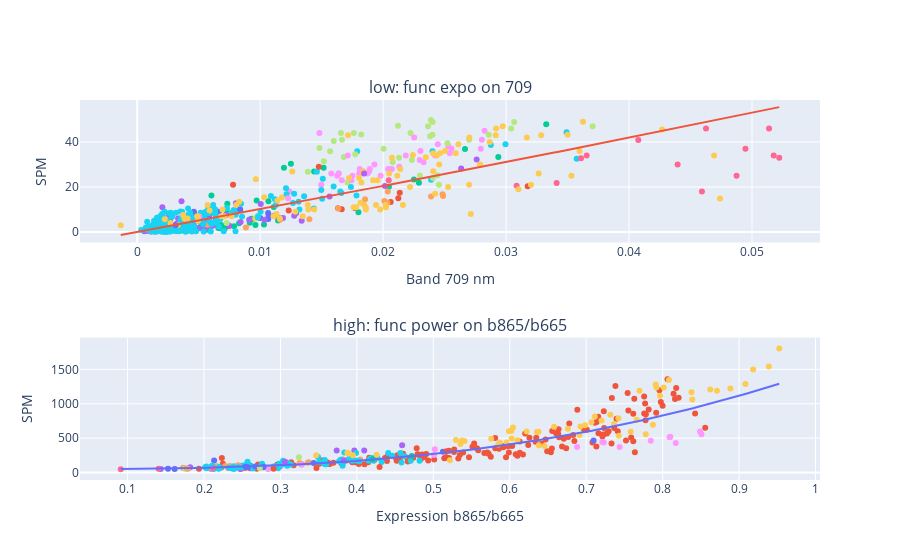

The code cell stored with this chart in its notebook:
### Code cell
gfit.plot_groups(2, 1, base_height=400, color='Area', showlegend=False, )

### Figure 1 — Plotly figure (JSON) as saved in the notebook; plotly's stock layout.template omitted (floating-point values rounded to 4 significant figures; data arrays with more than 128 entries replaced by an {"elided": "..."} marker saying what was removed)
{"data": [{"customdata": [[0], [1], [2], [3], [4], [5]], "hovertemplate": "Area=Descoberto<br>709=%{x}<br>SPM=%{y}<br>Id=%{customdata[0]}<extra></extra>", "legendgroup": "Descoberto", "marker": {"color": "#636efa", "symbol": "circle"}, "mode": "markers", "name": "Descoberto", "orientation": "v", "showlegend": true, "type": "scatter", "x": [0.01069, 0.01065, 0.01065, 0.01001, 0.01293, 0.01111], "xaxis": "x", "y": [7, 8.4, 5.8, 6.2, 8.4, 7.2], "yaxis": "y"}, {"customdata": [[9], [10], [11], [12], [13], [14], [15], [16], [17], [18]], "hovertemplate": "Area=Indaia<br>709=%{x}<br>SPM=%{y}<br>Id=%{customdata[0]}<extra></extra>", "legendgroup": "Indaia", "marker": {"color": "#EF553B", "symbol": "circle"}, "mode": "markers", "name": "Indaia", "orientation": "v", "showlegend": true, "type": "scatter", "x": [0.03175, 0.02135, 0.02061, 0.02124, 0.01769, 0.01663, 0.01633, 0.01232, 0.01157, 0.007472], "xaxis": "x", "y": [20.3, 17.4, 13.3, 15, 10.7, 10.1, 10.6, 9.6, 6.1, 2.7], "yaxis": "y"}, {"customdata": [[56], [57], [58], [59], [60], [61], [62], [63], [64], [65], [66], [67], [68], [69], [71], [72], [73], [74], [75], [76], [77], [78], [79], [80], [81], [82], [83], [84], [85], [86], [87], [88], [89], [90], [91], [92], [93], [94], [95], [97], [98]], "hovertemplate": "Area=Paranapanema<br>709=%{x}<br>SPM=%{y}<br>Id=%{customdata[0]}<extra></extra>", "legendgroup": "Paranapanema", "marker": {"color": "#00cc96", "symbol": "circle"}, "mode": "markers", "name": "Paranapanema", "orientation": "v", "showlegend": true, "type": "scatter", "x": [0.006823, 0.009435, 0.002799, 0.009277, 0.01145, 0.00669, 0.005428, 0.005667, 0.008285, 0.01031, 0.004632, 0.0111, 0.01067, 0.009714, 0.02666, 0.02937, 0.03326, 0.007144, 0.00506, 0.007871, 0.0125, 0.01439, 0.01516, 0.01193, 0.007267, 0.007325, 0.007232, 0.005723, 0.02291, 0.003659, 0.009157, 0.01799, 0.0225, 0.02047, 0.003224, 0.009612, 0.005653, 0.005549, 0.00467, 0.005209, 0.006598], "xaxis": "x", "y": [3.15, 5.85, 1.65, 5.85, 5.1, 1.65, 1.8, 1.05, 3.9, 3.3, 8.4, 11.1, 13.65, 13.95, 36.9, 33.3, 47.85, 1.8, 1.65, 2.55, 30.3, 26.85, 28.5, 28.5, 9.75, 12.6, 7.8, 5.25, 21.9, 0.7, 4.1, 8.8, 23.3, 20.1, 0.5, 3.15, 4.35, 3.45, 0.75, 2.85, 1.8], "yaxis": "y"}, {"customdata": [[100], [101], [103], [104], [106], [107], [108], [109], [110], [112], [114], [115], [116], [117], [118], [119], [120], [121], [122], [123], [126], [127], [128], [129], [130], [131], [132], [133], [135], [136], [137], [138], [139], [140], [141], [142], [143], [144], [145], [146], [147], [148], [149], [150], [152], [153], [154], [155], [156], [157], [158], [159], [161], [162], [163], [164], [165], [166], [167], [168], [169], [170], [171], [172], [173], [174], [175], [176], [177], [178], [179], [180], [181], [182], [183], [184], [185], [187], [188], [189], [190], [191], [192], [193], [194], [195], [196], [197], [200], [201], [202], [203], [204], [205], [206], [207]], "hovertemplate": "Area=Paranoa<br>709=%{x}<br>SPM=%{y}<br>Id=%{customdata[0]}<extra></extra>", "legendgroup": "Paranoa", "marker": {"color": "#ab63fa", "symbol": "circle"}, "mode": "markers", "name": "Paranoa", "orientation": "v", "showlegend": true, "type": "scatter", "x": [0.005499, 0.007241, 0.00594, 0.006605, 0.006077, 0.006401, 0.001974, 0.001488, 0.001092, 0.001357, 0.001371, 0.001427, 0.003165, 0.003606, 0.001623, 0.002837, 0.01185, 0.001049, 0.0008243, 0.0005676, 0.00526, 0.006295, 0.01564, 0.001254, 0.0007171, 0.005762, 0.003206, 0.004693, 0.001342, 0.0009368, 0.0007283, 0.004994, 0.001599, 0.001555, 0.001224, 0.00191, 0.004247, 0.002899, 0.003603, 0.001782, 0.008407, 0.00257, 0.002142, 0.002767, 0.02635, 0.006368, 0.006194, 0.01005, 0.005684, 0.004608, 0.002569, 0.002042, 0.02761, 0.00666, 0.005858, 0.004028, 0.002331, 0.002398, 0.002798, 0.002129, 0.002453, 0.02015, 0.005839, 0.00523, 0.002429, 0.001974, 0.0017, 0.01338, 0.005745, 0.005176, 0.002035, 0.001748, 0.002325, 0.01034, 0.005013, 0.002776, 0.0008037, 0.005941, 0.002456, 0.0006711, 0.002882, 0.001206, 0.002686, 0.002181, 0.001377, 0.002056, 0.001174, 0.0008332, 0.003327, 0.001881, 0.003602, 0.009104, 0.002265, 0.003313, 0.01277, 0.007462], "xaxis": "x", "y": [1.2, 7.6, 10.8, 7.2, 2.7, 5.9, 0.4, 1.8, 0.2, 0.4, 1.2, 0.2, 0.7, 2.8, 2.1, 0.9, 6.2, 1.2, 1.6, 0.4, 7.8, 3.1, 15.8, 0.4, 1.3, 5.5, 3.7, 2, 1, 1.8, 0.6, 1.8, 1.2, 0.6, 1.4, 1.6, 3.9, 2.2, 2.4, 5.5, 4.4, 3, 1.7, 2, 28.2, 7.8, 4, 12.4, 4.1, 3.2, 7.8, 11, 32.2, 6.6, 4.8, 6.2, 2.6, 2.9, 2.4, 1.9, 2.1, 20.4, 6.8, 5.6, 4.3, 2.4, 1.8, 5, 6.2, 5, 3.8, 1.9, 2.1, 5.4, 5.4, 3.2, 0.6, 3, 2.8, 0.7, 1, 1.5, 5.5, 2, 1.5, 0.4, 1.6, 0.8, 6, 2.1, 13.7, 5.4, 5, 1.1, 7.2, 2.9], "yaxis": "y"}, {"customdata": [[215], [216], [217], [218], [219], [220], [221], [222], [223], [224], [225], [226], [227]], "hovertemplate": "Area=Paraopeba<br>709=%{x}<br>SPM=%{y}<br>Id=%{customdata[0]}<extra></extra>", "legendgroup": "Paraopeba", "marker": {"color": "#FFA15A", "symbol": "circle"}, "mode": "markers", "name": "Paraopeba", "orientation": "v", "showlegend": true, "type": "scatter", "x": [0.01853, 0.01635, 0.014, 0.01162, 0.008841, 0.00572, 0.02036, 0.02022, 0.02037, 0.0201, 0.02483, 0.02487, 0.0239], "xaxis": "x", "y": [14.5, 10.4, 5.7, 5.5, 2, 3.2, 13, 12, 18, 13.8, 16.8, 16, 15.8], "yaxis": "y"}, {"customdata": [[228], [229], [231], [232], [233], [234], [235], [236], [237], [241], [242], [243], [247], [248], [249], [250], [251], [255], [258], [746], [775]], "hovertemplate": "Area=Purus<br>709=%{x}<br>SPM=%{y}<br>Id=%{customdata[0]}<extra></extra>", "legendgroup": "Purus", "marker": {"color": "#19d3f3", "symbol": "circle"}, "mode": "markers", "name": "Purus", "orientation": "v", "showlegend": true, "type": "scatter", "x": [0.02876, 0.02995, 0.0112, 0.008054, 0.01319, 0.006487, 0.002553, 0.005093, 0.01789, 0.03574, 0.0239, 0.01461, 0.01437, 0.006036, 0.009813, 0.008089, 0.02402, 0.03492, 0.01357, 0.003526, 0.01651], "xaxis": "x", "y": [38.6, 39, 14.6, 8.8, 10, 6.12, 5.2, 6.1, 35.9, 32.5, 23.2, 26.8, 10.4, 3.6, 7, 10.2, 35.9, 44.3, 15.9, 5.6, 18], "yaxis": "y"}, {"customdata": [[259], [269], [270], [271], [272], [273], [274]], "hovertemplate": "Area=Sao_Francisco<br>709=%{x}<br>SPM=%{y}<br>Id=%{customdata[0]}<extra></extra>", "legendgroup": "Sao_Francisco", "marker": {"color": "#FF6692", "symbol": "circle"}, "mode": "markers", "name": "Sao_Francisco", "orientation": "v", "showlegend": true, "type": "scatter", "x": [0.02046, 0.04626, 0.04075, 0.03655, 0.0361, 0.03411, 0.03085], "xaxis": "x", "y": [23, 46, 40.8, 34, 32.8, 21.8, 20.5], "yaxis": "y"}, {"customdata": [[282], [284], [285], [292], [293], [298], [299], [310], [690], [693], [694], [695], [704], [710], [718], [723], [724], [747], [750], [752], [753], [777], [779], [807], [812], [819], [848]], "hovertemplate": "Area=Solimoes_Amazonas<br>709=%{x}<br>SPM=%{y}<br>Id=%{customdata[0]}<extra></extra>", "legendgroup": "Solimoes_Amazonas", "marker": {"color": "#B6E880", "symbol": "circle"}, "mode": "markers", "name": "Solimoes_Amazonas", "orientation": "v", "showlegend": true, "type": "scatter", "x": [0.02382, 0.01822, 0.01568, 0.01481, 0.01773, 0.01681, 0.01517, 0.02389, 0.02223, 0.02365, 0.02402, 0.02403, 0.03704, 0.02699, 0.02078, 0.02004, 0.0213, 0.02121, 0.01387, 0.01598, 0.01657, 0.01666, 0.02233, 0.01711, 0.01762, 0.02405, 0.02299], "xaxis": "x", "y": [42.46, 43.3, 35.85, 37.28, 34.52, 33.35, 31.46, 49.75, 44, 46.9, 43.15, 48.8, 47, 41, 31, 37, 33, 47.2, 26.8, 40.4, 44, 41, 32, 22, 44, 24, 25.1], "yaxis": "y"}, {"customdata": [[312], [313], [314], [315], [316], [317], [318], [319], [320], [321], [322], [323], [324], [326], [327], [328], [329], [330], [331], [332], [333], [334], [335], [337], [338], [339], [340], [341], [342], [343]], "hovertemplate": "Area=Maroni<br>709=%{x}<br>SPM=%{y}<br>Id=%{customdata[0]}<extra></extra>", "legendgroup": "Maroni", "marker": {"color": "#FF97FF", "symbol": "circle"}, "mode": "markers", "name": "Maroni", "orientation": "v", "showlegend": true, "type": "scatter", "x": [0.0204, 0.02329, 0.0253, 0.02803, 0.01805, 0.01639, 0.02071, 0.02304, 0.01751, 0.02794, 0.01873, 0.01979, 0.01892, 0.01929, 0.01743, 0.01626, 0.0181, 0.01664, 0.01497, 0.01237, 0.02297, 0.02542, 0.02445, 0.02131, 0.02556, 0.02423, 0.02825, 0.01578, 0.01885, 0.02184], "xaxis": "x", "y": [28, 31, 38, 41, 26, 26, 28, 36, 25, 37, 26, 25, 28, 30, 23, 25, 28, 23, 21, 18, 32, 35, 39, 29, 37, 34, 45, 26, 27, 34], "yaxis": "y"}, {"customdata": [[344], [345], [346], [347], [348], [349], [350], [351], [356], [357], [358], [359], [360], [361], [362], [363], [365], [367], [368], [369], [370], [371], [372], [373], [374], [375], [376], [380], [381], [382], [383], [384], [385], [386], [387], [388], [389], [390], [391], [392], [393], [394], [395], [396], [397], [398], [399]], "hovertemplate": "Area=Saut_Hermina<br>709=%{x}<br>SPM=%{y}<br>Id=%{customdata[0]}<extra></extra>", "legendgroup": "Saut_Hermina", "marker": {"color": "#FECB52", "symbol": "circle"}, "mode": "markers", "name": "Saut_Hermina", "orientation": "v", "showlegend": true, "type": "scatter", "x": [0.01823, 0.01954, 0.02436, 0.02973, 0.01723, 0.01839, 0.02071, 0.027, 0.01804, 0.01838, 0.02049, 0.02407, 0.01918, 0.02115, 0.02139, 0.02456, 0.03625, 0.02919, 0.02461, 0.02612, 0.02867, 0.02916, 0.00518, 0.03169, 0.0259, 0.02504, 0.02406, 0.02713, 0.01109, 0.01287, 0.009594, 0.01159, 0.004183, 0.0186, 0.01942, 0.01858, 0.01976, -0.00134, 0.01392, 0.02021, 0.02022, 0.02161, 0.00492, 0.01439, 0.01759, 0.01847, 0.01815], "xaxis": "x", "y": [22, 23, 34, 47, 24, 27, 33, 42, 24, 26, 26, 27, 23, 25, 28, 30, 49, 46, 35, 39, 40, 43, 8, 42, 35, 36, 35, 8, 7, 9, 6, 6, 6, 10, 12, 11, 10, 3, 10, 12, 11, 12, 6, 10, 11, 12, 13], "yaxis": "y"}, {"customdata": [[353], [354], [355], [377], [378]], "hovertemplate": "Area=Oiapoque<br>709=%{x}<br>SPM=%{y}<br>Id=%{customdata[0]}<extra></extra>", "legendgroup": "Oiapoque", "marker": {"color": "#636efa", "symbol": "circle"}, "mode": "markers", "name": "Oiapoque", "orientation": "v", "showlegend": true, "type": "scatter", "x": [0.005824, 0.004603, 0.006625, 0.005298, 0.004644], "xaxis": "x", "y": [8, 9, 9, 8, 7], "yaxis": "y"}, {"customdata": [[405], [771]], "hovertemplate": "Area=Ica<br>709=%{x}<br>SPM=%{y}<br>Id=%{customdata[0]}<extra></extra>", "legendgroup": "Ica", "marker": {"color": "#EF553B", "symbol": "circle"}, "mode": "markers", "name": "Ica", "orientation": "v", "showlegend": true, "type": "scatter", "x": [0.01477, 0.007792], "xaxis": "x", "y": [29, 21], "yaxis": "y"}, {"customdata": [[408], [409], [410]], "hovertemplate": "Area=Jutai<br>709=%{x}<br>SPM=%{y}<br>Id=%{customdata[0]}<extra></extra>", "legendgroup": "Jutai", "marker": {"color": "#00cc96", "symbol": "circle"}, "mode": "markers", "name": "Jutai", "orientation": "v", "showlegend": true, "type": "scatter", "x": [0.006036, 0.001993, 0.001594], "xaxis": "x", "y": [16.2, 4.6, 4.6], "yaxis": "y"}, {"customdata": [[414], [794]], "hovertemplate": "Area=Japura<br>709=%{x}<br>SPM=%{y}<br>Id=%{customdata[0]}<extra></extra>", "legendgroup": "Japura", "marker": {"color": "#ab63fa", "symbol": "circle"}, "mode": "markers", "name": "Japura", "orientation": "v", "showlegend": true, "type": "scatter", "x": [0.008023, 0.01845], "xaxis": "x", "y": [12.8, 26], "yaxis": "y"}, {"customdata": [[415]], "hovertemplate": "Area=Lago_Tefe<br>709=%{x}<br>SPM=%{y}<br>Id=%{customdata[0]}<extra></extra>", "legendgroup": "Lago_Tefe", "marker": {"color": "#FFA15A", "symbol": "circle"}, "mode": "markers", "name": "Lago_Tefe", "orientation": "v", "showlegend": true, "type": "scatter", "x": [0.002136], "xaxis": "x", "y": [2.6], "yaxis": "y"}, {"customdata": {"elided": "157x1 int values"}, "hovertemplate": "Area=Negro<br>709=%{x}<br>SPM=%{y}<br>Id=%{customdata[0]}<extra></extra>", "legendgroup": "Negro", "marker": {"color": "#19d3f3", "symbol": "circle"}, "mode": "markers", "name": "Negro", "orientation": "v", "showlegend": true, "type": "scatter", "x": {"elided": "157 float values"}, "xaxis": "x", "y": {"elided": "157 float values"}, "yaxis": "y"}, {"customdata": [[419], [420], [421], [422], [423], [442], [444]], "hovertemplate": "Area=Bagre<br>709=%{x}<br>SPM=%{y}<br>Id=%{customdata[0]}<extra></extra>", "legendgroup": "Bagre", "marker": {"color": "#FF6692", "symbol": "circle"}, "mode": "markers", "name": "Bagre", "orientation": "v", "showlegend": true, "type": "scatter", "x": [0.05176, 0.05138, 0.04874, 0.04395, 0.04593, 0.05221, 0.04946], "xaxis": "x", "y": [34, 46, 25, 30, 18, 33, 37], "yaxis": "y"}, {"customdata": [[457], [689], [711], [739], [741], [742], [743]], "hovertemplate": "Area=Madeira<br>709=%{x}<br>SPM=%{y}<br>Id=%{customdata[0]}<extra></extra>", "legendgroup": "Madeira", "marker": {"color": "#B6E880", "symbol": "circle"}, "mode": "markers", "name": "Madeira", "orientation": "v", "showlegend": true, "type": "scatter", "x": [0.00728, 0.02523, 0.02454, 0.03066, 0.03041, 0.02859, 0.02441], "xaxis": "x", "y": [4, 39.4, 21, 48.8, 46, 43.2, 25.2], "yaxis": "y"}, {"customdata": [[668], [669], [670], [672], [673], [674]], "hovertemplate": "Area=Mekong<br>709=%{x}<br>SPM=%{y}<br>Id=%{customdata[0]}<extra></extra>", "legendgroup": "Mekong", "marker": {"color": "#FF97FF", "symbol": "circle"}, "mode": "markers", "name": "Mekong", "orientation": "v", "showlegend": true, "type": "scatter", "x": [0.02252, 0.005029, 0.01482, 0.01227, 0.01713, 0.01638], "xaxis": "x", "y": [42, 7, 44, 15, 34, 26], "yaxis": "y"}, {"customdata": [[686], [687], [705], [706], [707], [708], [709], [712], [713], [714], [715], [716], [717], [719], [720], [721], [722], [808], [809], [810], [813], [814], [815], [816], [817], [818], [820], [821], [822], [823], [824], [825], [829], [830], [831], [832], [833], [844], [845], [846], [847], [850], [851]], "hovertemplate": "Area=Solimoes_Varzea<br>709=%{x}<br>SPM=%{y}<br>Id=%{customdata[0]}<extra></extra>", "legendgroup": "Solimoes_Varzea", "marker": {"color": "#FECB52", "symbol": "circle"}, "mode": "markers", "name": "Solimoes_Varzea", "orientation": "v", "showlegend": true, "type": "scatter", "x": [0.02347, 0.02218, 0.002711, 0.004939, 0.0178, 0.007667, 0.01387, 0.01714, 0.02788, 0.03597, 0.03265, 0.007102, 0.02699, 0.005721, 0.01346, 0.006824, 0.01141, 0.004875, 0.00409, 0.01133, 0.03531, 0.04692, 0.03202, 0.006933, 0.00805, 0.003286, 0.02529, 0.031, 0.02423, 0.005881, 0.009648, 0.01176, 0.0474, 0.02242, 0.008292, 0.01261, 0.035, 0.003854, 0.003727, 0.002242, 0.01032, 0.04269, 0.03286], "xaxis": "x", "y": [33.2, 20, 4, 5, 11, 7, 12, 43, 30, 36, 26, 7, 21, 12, 7, 7, 14, 7, 6, 8, 25, 34, 21, 10, 12, 3, 20, 19, 17, 9.6, 23.4, 15.3, 14.9, 34.2, 13.4, 26.9, 43.2, 5.9, 7.6, 5.7, 15.4, 45.5, 43], "yaxis": "y"}, {"customdata": [[726], [834]], "hovertemplate": "Area=Tapajos<br>709=%{x}<br>SPM=%{y}<br>Id=%{customdata[0]}<extra></extra>", "legendgroup": "Tapajos", "marker": {"color": "#636efa", "symbol": "circle"}, "mode": "markers", "name": "Tapajos", "orientation": "v", "showlegend": true, "type": "scatter", "x": [0.003128, 0.008377], "xaxis": "x", "y": [3, 10], "yaxis": "y"}, {"mode": "lines", "name": "expo", "text": "Params:[ 433.76546087 -433.74163584]<br>r2: 0.6698<br>rmse: 7.7113<br>rmsle: 0.5339412196381853<br>SSE: 31694.4473<br>", "type": "scatter", "x": {"elided": "200 float values"}, "xaxis": "x", "y": {"elided": "200 float values"}, "yaxis": "y"}, {"customdata": [[6], [7], [8]], "hovertemplate": "Area=Indaia<br>x=%{x}<br>SPM=%{y}<br>Id=%{customdata[0]}<extra></extra>", "legendgroup": "Indaia", "marker": {"color": "#636efa", "symbol": "circle"}, "mode": "markers", "name": "Indaia", "orientation": "v", "showlegend": true, "type": "scatter", "x": [0.5125, 0.2132, 0.2106], "xaxis": "x2", "y": [302.7, 176.9, 67.4], "yaxis": "y2"}, {"customdata": {"elided": "177x1 int values"}, "hovertemplate": "Area=Madeira<br>x=%{x}<br>SPM=%{y}<br>Id=%{customdata[0]}<extra></extra>", "legendgroup": "Madeira", "marker": {"color": "#EF553B", "symbol": "circle"}, "mode": "markers", "name": "Madeira", "orientation": "v", "showlegend": true, "type": "scatter", "x": {"elided": "177 float values"}, "xaxis": "x2", "y": {"elided": "177 float values"}, "yaxis": "y2"}, {"customdata": [[214]], "hovertemplate": "Area=Paraopeba<br>x=%{x}<br>SPM=%{y}<br>Id=%{customdata[0]}<extra></extra>", "legendgroup": "Paraopeba", "marker": {"color": "#00cc96", "symbol": "circle"}, "mode": "markers", "name": "Paraopeba", "orientation": "v", "showlegend": true, "type": "scatter", "x": [0.2604], "xaxis": "x2", "y": [101], "yaxis": "y2"}, {"customdata": [[230], [238], [239], [240], [244], [245], [246], [252], [253], [254], [256], [257], [806]], "hovertemplate": "Area=Purus<br>x=%{x}<br>SPM=%{y}<br>Id=%{customdata[0]}<extra></extra>", "legendgroup": "Purus", "marker": {"color": "#ab63fa", "symbol": "circle"}, "mode": "markers", "name": "Purus", "orientation": "v", "showlegend": true, "type": "scatter", "x": [0.3966, 0.2475, 0.2318, 0.2942, 0.3736, 0.4096, 0.1734, 0.2089, 0.2351, 0.2993, 0.4592, 0.1818, 0.1433], "xaxis": "x2", "y": [321.6, 50.8, 68.3, 85.3, 322, 322.2, 67.1, 54.8, 81.4, 90.5, 398.3, 78.2, 52], "yaxis": "y2"}, {"customdata": [[260], [261], [262], [263], [264], [265], [266], [267], [268], [275], [276], [277], [278], [279], [280]], "hovertemplate": "Area=Sao_Francisco<br>x=%{x}<br>SPM=%{y}<br>Id=%{customdata[0]}<extra></extra>", "legendgroup": "Sao_Francisco", "marker": {"color": "#FFA15A", "symbol": "circle"}, "mode": "markers", "name": "Sao_Francisco", "orientation": "v", "showlegend": true, "type": "scatter", "x": [0.3074, 0.4044, 0.3005, 0.2277, 0.2168, 0.2339, 0.1727, 0.179, 0.2085, 0.3929, 0.3811, 0.378, 0.3369, 0.3355, 0.325], "xaxis": "x2", "y": [145.3, 191.7, 119, 95.7, 91, 96.5, 68.7, 56, 65, 179.7, 194.7, 173, 148.7, 142.3, 137.7], "yaxis": "y2"}, {"customdata": [[283], [287], [288], [289], [290], [294], [296], [297], [300], [301], [302], [304], [305], [306], [307], [308], [309], [311], [400], [401], [402], [403], [404], [406], [407], [411], [412], [416], [417], [460], [461], [463], [682], [683], [684], [685], [691], [692], [727], [729], [730], [745], [748], [749], [751], [755], [756], [757], [758], [761], [762], [763], [768], [769], [770], [774], [776], [778], [788], [789], [791], [792], [795], [796], [804], [826], [827], [828], [836], [837], [841], [842], [843]], "hovertemplate": "Area=Solimoes_Amazonas<br>x=%{x}<br>SPM=%{y}<br>Id=%{customdata[0]}<extra></extra>", "legendgroup": "Solimoes_Amazonas", "marker": {"color": "#19d3f3", "symbol": "circle"}, "mode": "markers", "name": "Solimoes_Amazonas", "orientation": "v", "showlegend": true, "type": "scatter", "x": [0.2959, 0.2974, 0.3813, 0.2209, 0.211, 0.4323, 0.2032, 0.2191, 0.2759, 0.2971, 0.2751, 0.3788, 0.2774, 0.2501, 0.2015, 0.4269, 0.2569, 0.2032, 0.4704, 0.482, 0.3507, 0.4569, 0.441, 0.4213, 0.4153, 0.3089, 0.399, 0.284, 0.2497, 0.3135, 0.2777, 0.3767, 0.256, 0.239, 0.2763, 0.2525, 0.2126, 0.2408, 0.3103, 0.4182, 0.2983, 0.2096, 0.291, 0.2647, 0.2637, 0.3599, 0.3491, 0.4202, 0.304, 0.4164, 0.3939, 0.403, 0.4583, 0.358, 0.4463, 0.2199, 0.2325, 0.2206, 0.4624, 0.4174, 0.3835, 0.3989, 0.3895, 0.3034, 0.3575, 0.3567, 0.3828, 0.3585, 0.2592, 0.2358, 0.2389, 0.2591, 0.2408], "xaxis": "x2", "y": [95.53, 87.62, 97.25, 66.15, 103.5, 154.0, 89.44, 54.45, 129.6, 62.49, 82.89, 186.0, 97.04, 103.4, 78.12, 211.5, 155.4, 62, 171.6, 171.6, 155.6, 284, 284, 173.8, 173, 99.6, 174.8, 60.3, 74.8, 118, 76, 163, 125, 91.4, 106.5, 81.05, 53.2, 61.6, 139.1, 181, 129, 89.2, 88.4, 70, 58, 121, 228, 212, 121, 185, 173, 166, 145, 184, 244, 77, 69, 77, 238, 201, 293, 284, 196, 171, 155, 131.5, 153.3, 122.6, 93.6, 63.67, 51.2, 88.8, 83.33], "yaxis": "y2"}, {"customdata": [[364], [366]], "hovertemplate": "Area=Saut_Hermina<br>x=%{x}<br>SPM=%{y}<br>Id=%{customdata[0]}<extra></extra>", "legendgroup": "Saut_Hermina", "marker": {"color": "#FF6692", "symbol": "circle"}, "mode": "markers", "name": "Saut_Hermina", "orientation": "v", "showlegend": true, "type": "scatter", "x": [0.1405, 0.09103], "xaxis": "x2", "y": [54, 50], "yaxis": "y2"}, {"customdata": [[413], [805]], "hovertemplate": "Area=Jurua<br>x=%{x}<br>SPM=%{y}<br>Id=%{customdata[0]}<extra></extra>", "legendgroup": "Jurua", "marker": {"color": "#B6E880", "symbol": "circle"}, "mode": "markers", "name": "Jurua", "orientation": "v", "showlegend": true, "type": "scatter", "x": [0.175, 0.3241], "xaxis": "x2", "y": [56.8, 222], "yaxis": "y2"}, {"customdata": [[424], [425], [426], [427], [428], [429], [430], [431], [432], [433], [434], [435], [445], [446]], "hovertemplate": "Area=Bagre<br>x=%{x}<br>SPM=%{y}<br>Id=%{customdata[0]}<extra></extra>", "legendgroup": "Bagre", "marker": {"color": "#FF97FF", "symbol": "circle"}, "mode": "markers", "name": "Bagre", "orientation": "v", "showlegend": true, "type": "scatter", "x": [0.2839, 0.8101, 0.8091, 0.7438, 0.8508, 0.7845, 0.849, 0.8172, 0.721, 0.6881, 0.502, 0.5009, 0.3279, 0.7229], "xaxis": "x2", "y": [51, 520, 513.3, 373.3, 556.6, 463.3, 596.6, 430, 443.3, 373.3, 340, 256, 115, 436], "yaxis": "y2"}, {"customdata": [[464], [465], [467], [468], [469], [470], [471], [472], [473], [474], [475], [476], [477], [478], [479], [480], [481], [482], [483], [484], [485], [486], [487], [488], [489], [490], [491], [492], [493], [494], [495], [496], [497], [498], [499], [500], [501], [502], [503], [765], [785], [786], [852], [853], [854], [855], [856], [857], [858], [859], [860], [861], [864], [865], [866]], "hovertemplate": "Area=Ucayali<br>x=%{x}<br>SPM=%{y}<br>Id=%{customdata[0]}<extra></extra>", "legendgroup": "Ucayali", "marker": {"color": "#FECB52", "symbol": "circle"}, "mode": "markers", "name": "Ucayali", "orientation": "v", "showlegend": true, "type": "scatter", "x": [0.7661, 0.7779, 0.7113, 0.7422, 0.7364, 0.7316, 0.8378, 0.8014, 0.7909, 0.7966, 0.9526, 0.939, 0.9184, 0.8887, 0.8623, 0.8388, 0.7201, 0.7069, 0.6984, 0.6925, 0.6761, 0.658, 0.6376, 0.6355, 0.6041, 0.599, 0.6022, 0.622, 0.5376, 0.5295, 0.5407, 0.5757, 0.3876, 0.389, 0.3948, 0.3466, 0.7919, 0.7697, 0.8082, 0.5355, 0.638, 0.5869, 0.5217, 0.6455, 0.7873, 0.585, 0.5959, 0.6025, 0.6102, 0.871, 0.9084, 0.4258, 0.6913, 0.7428, 0.7583], "xaxis": "x2", "y": [767, 557, 814, 789, 706, 842, 1169, 1238, 1279, 1116, 1805, 1540, 1499, 1221, 1206, 1062, 756, 732, 688, 670, 637, 667, 595, 590, 654, 600, 607, 598, 465, 473, 458, 491, 287, 278, 253, 251, 1237, 1189, 1347, 414, 398, 432, 180.0, 387.6, 694.3, 406.5, 436.4, 494.4, 468.1, 1190.0, 1287.0, 260.0, 547.5, 533.6, 592.1], "yaxis": "y2"}, {"customdata": [[671], [675], [676], [677], [678], [679], [680], [681]], "hovertemplate": "Area=Mekong<br>x=%{x}<br>SPM=%{y}<br>Id=%{customdata[0]}<extra></extra>", "legendgroup": "Mekong", "marker": {"color": "#636efa", "symbol": "circle"}, "mode": "markers", "name": "Mekong", "orientation": "v", "showlegend": true, "type": "scatter", "x": [0.1529, 0.1616, 0.2575, 0.3434, 0.267, 0.2543, 0.7097, 0.2777], "xaxis": "x2", "y": [55, 53, 76, 139, 89, 84, 465, 81], "yaxis": "y2"}, {"customdata": [[688], [725], [797], [849]], "hovertemplate": "Area=Solimoes_Varzea<br>x=%{x}<br>SPM=%{y}<br>Id=%{customdata[0]}<extra></extra>", "legendgroup": "Solimoes_Varzea", "marker": {"color": "#EF553B", "symbol": "circle"}, "mode": "markers", "name": "Solimoes_Varzea", "orientation": "v", "showlegend": true, "type": "scatter", "x": [0.2911, 0.3471, 0.1933, 0.4297], "xaxis": "x2", "y": [56, 67, 56, 81.3], "yaxis": "y2"}, {"customdata": [[764], [784]], "hovertemplate": "Area=Maranon<br>x=%{x}<br>SPM=%{y}<br>Id=%{customdata[0]}<extra></extra>", "legendgroup": "Maranon", "marker": {"color": "#00cc96", "symbol": "circle"}, "mode": "markers", "name": "Maranon", "orientation": "v", "showlegend": true, "type": "scatter", "x": [0.4204, 0.4718], "xaxis": "x2", "y": [194, 242], "yaxis": "y2"}, {"customdata": [[766], [787]], "hovertemplate": "Area=Napo<br>x=%{x}<br>SPM=%{y}<br>Id=%{customdata[0]}<extra></extra>", "legendgroup": "Napo", "marker": {"color": "#ab63fa", "symbol": "circle"}, "mode": "markers", "name": "Napo", "orientation": "v", "showlegend": true, "type": "scatter", "x": [0.3828, 0.3059], "xaxis": "x2", "y": [174, 156], "yaxis": "y2"}, {"customdata": [[767], [790]], "hovertemplate": "Area=Javari<br>x=%{x}<br>SPM=%{y}<br>Id=%{customdata[0]}<extra></extra>", "legendgroup": "Javari", "marker": {"color": "#FFA15A", "symbol": "circle"}, "mode": "markers", "name": "Javari", "orientation": "v", "showlegend": true, "type": "scatter", "x": [0.2448, 0.1775], "xaxis": "x2", "y": [105, 58], "yaxis": "y2"}, {"customdata": [[772]], "hovertemplate": "Area=Japura<br>x=%{x}<br>SPM=%{y}<br>Id=%{customdata[0]}<extra></extra>", "legendgroup": "Japura", "marker": {"color": "#19d3f3", "symbol": "circle"}, "mode": "markers", "name": "Japura", "orientation": "v", "showlegend": true, "type": "scatter", "x": [0.2445], "xaxis": "x2", "y": [77], "yaxis": "y2"}, {"customdata": [[773]], "hovertemplate": "Area=Lago_Tefe<br>x=%{x}<br>SPM=%{y}<br>Id=%{customdata[0]}<extra></extra>", "legendgroup": "Lago_Tefe", "marker": {"color": "#FF6692", "symbol": "circle"}, "mode": "markers", "name": "Lago_Tefe", "orientation": "v", "showlegend": true, "type": "scatter", "x": [0.2118], "xaxis": "x2", "y": [63], "yaxis": "y2"}, {"customdata": [[793]], "hovertemplate": "Area=Ica<br>x=%{x}<br>SPM=%{y}<br>Id=%{customdata[0]}<extra></extra>", "legendgroup": "Ica", "marker": {"color": "#B6E880", "symbol": "circle"}, "mode": "markers", "name": "Ica", "orientation": "v", "showlegend": true, "type": "scatter", "x": [0.273], "xaxis": "x2", "y": [66], "yaxis": "y2"}, {"mode": "lines", "name": "power", "text": "Params:[1414.95097109    2.68420646   49.84082247]<br>r2: 0.8244<br>rmse: 137.3968<br>rmsle: 0.28806770033945145<br>SSE: 7098087.5895<br>", "type": "scatter", "x": {"elided": "200 float values"}, "xaxis": "x2", "y": {"elided": "200 float values"}, "yaxis": "y2"}], "layout": {"annotations": [{"font": {"size": 16}, "showarrow": false, "text": "low: func expo on 709", "x": 0.5, "xanchor": "center", "xref": "paper", "y": 1, "yanchor": "bottom", "yref": "paper"}, {"font": {"size": 16}, "showarrow": false, "text": "high: func power on b865/b665", "x": 0.5, "xanchor": "center", "xref": "paper", "y": 0.375, "yanchor": "bottom", "yref": "paper"}], "autosize": true, "coloraxis": {"colorscale": [[0, "#0d0887"], [0.1111, "#46039f"], [0.2222, "#7201a8"], [0.3333, "#9c179e"], [0.4444, "#bd3786"], [0.5556, "#d8576b"], [0.6667, "#ed7953"], [0.7778, "#fb9f3a"], [0.8889, "#fdca26"], [1, "#f0f921"]]}, "showlegend": false, "xaxis": {"anchor": "y", "autorange": true, "domain": [0, 1], "range": [-0.004601, 0.05548], "title": {"text": "Band 709 nm"}, "type": "linear"}, "xaxis2": {"anchor": "y2", "autorange": true, "domain": [0, 1], "range": [0.03858, 1.005], "title": {"text": "Expression b865/b665"}, "type": "linear"}, "yaxis": {"anchor": "x", "autorange": true, "domain": [0.625, 1], "range": [-4.466, 58.59], "title": {"text": "SPM"}, "type": "linear"}, "yaxis2": {"anchor": "x2", "autorange": true, "domain": [0, 0.375], "range": [-83.75, 1939.0], "title": {"text": "SPM"}, "type": "linear"}}}
